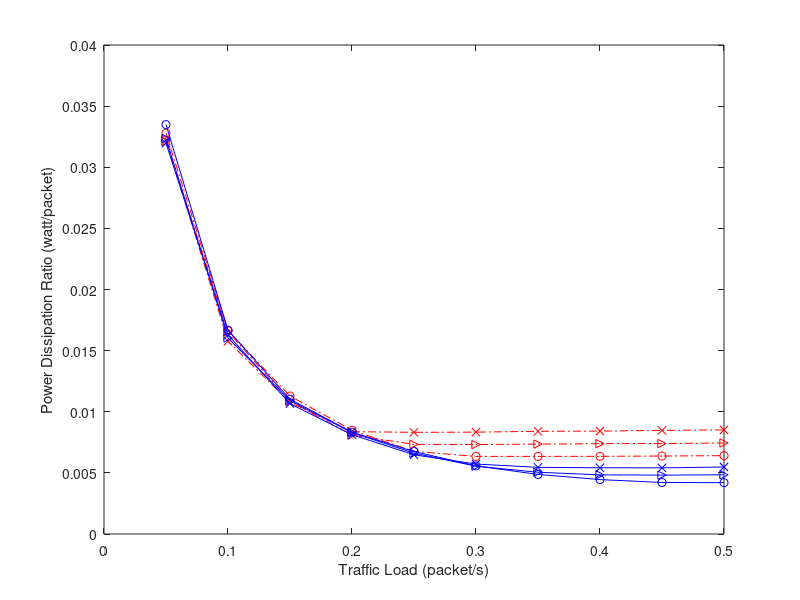

The MATLAB source for this figure: (Note: this script raises an error after producing the figure.)
% Plot network energy consumption per packet
% \xi = 14, 17, 20
% PRI-basic, PRI-ASM (adaptive schedule maintaince)
basic_14=[236.0957845	119.653202	81.26421862	61.10938596	48.6643711	45.70780094	45.7086962	45.74895646	45.92532057	46.14930515];
asm_14=[241.1142807	120.0522907	79.35184663	59.94317361	48.57237887	40.13174184	35.08048636	32.05549728	30.34158409	30.24847649];
basic_17=[231.2357004	119.1655809	78.22319361	58.23676527	52.78654437	52.69712294	52.93423058	53.19803814	53.28190795	53.60947387];
asm_17=[232.9785187	115.4544897	78.62485159	59.73930828	47.60244932	39.96008306	36.37276014	34.84482378	34.66658332	34.88183618];
basic_20=[231.7687228	113.5109729	77.50346453	60.28279675	59.88846796	59.9941324	60.48472895	60.61253615	61.02502922	61.32128983];
asm_20=[230.2073378	117.3198298	76.76922175	58.48401324	46.65855164	41.19779498	39.26474192	39.00265826	38.96276652	39.44408842];

figure;
hold off;
arrival_rate=0.05:0.05:0.5;
plot(arrival_rate,basic_14./7200,'ro-.');
hold on;
plot(arrival_rate,basic_17./7200,'r>-.');
plot(arrival_rate,basic_20./7200,'rx-.');


plot(arrival_rate,asm_14./7200,'bo-');
plot(arrival_rate,asm_17./7200,'b>-');
plot(arrival_rate,asm_20./7200,'bx-');

% set(gca,'XTick',0.05:0.05:0.5);
% set(gca,'XTickLabel',0.05:0.05:0.5);
%set(gca,'Xdir','reverse')
% axis([0.05 0.5 20 250]);
xlabel('Traffic Load (packet/s)');
ylabel('Power Dissipation Ratio (watt/packet)');
legend('PRI-basic, {{\it{\xi}} = 14}','PRI-basic, {{\it{\xi}} = 17}','PRI-basic, {{\it{\xi}} = 20}', ...
    'PRI-ASM, {{\it{\xi}} = 14}','PRI-ASM, {{\it{\xi}} = 17}','PRI-ASM, {{\it{\xi}} = 20}',1);
% grid on;